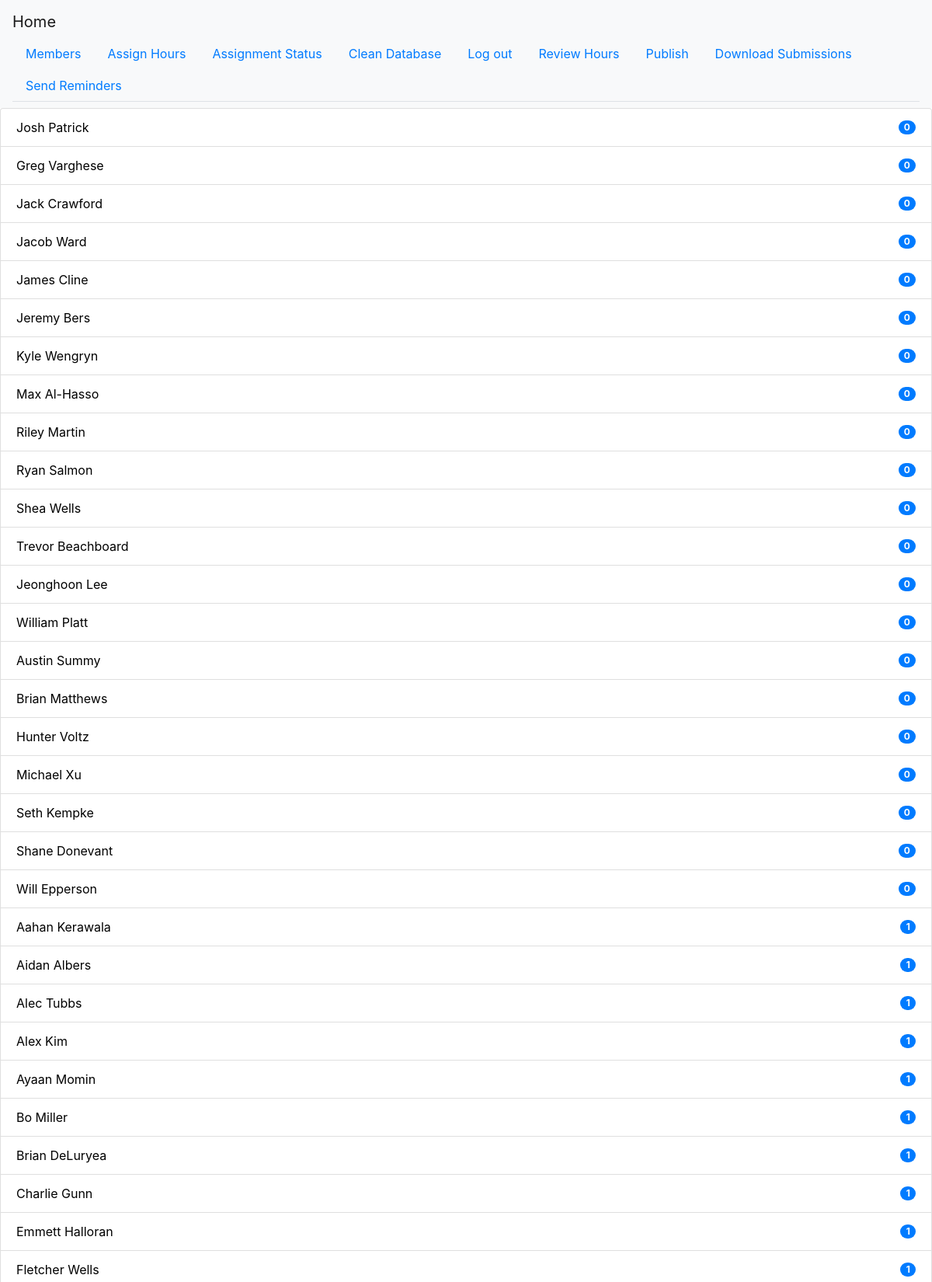
Screenshot of /members (signed in, upper part) with the database file from the repository.
### app.py (models this page shows, shortened)
class Member(db.Model):
    id = db.Column(db.Integer, primary_key=True)
    first = db.Column(db.Text)
    last = db.Column(db.Text)
    phone = db.Column(db.Text)
    email = db.Column(db.Text)
    status = db.Column(db.Text)
    active = db.Column(db.Boolean)
    hours = db.Column(db.Integer)
    assigned = db.Column(db.Boolean)
    skips = db.Column(db.Integer)

### app.py (the view)
@app.route('/members', methods=['GET', 'POST'])
@login_required
def members():
    from utils.components import GenerateMembersButton
    generate = GenerateMembersButton()
    if generate.validate_on_submit():
        from modules.MemberGenerator import generate_members
        member_list = generate_members()
        db.session.add_all(member_list)
        db.session.commit()
        return redirect(url_for('members'))
    try:
        member_list = Member.query.all()
        member_list = sorted(member_list, key=lambda member: member.hours)
        member_list = [member for member in member_list if member.active]
    except Exception as e:
        print(e)
        member_list = []
    return render_template('members.html', generate=generate, member_list=member_list)

### app.py (called while the page is built)
@login_manager.user_loader
def load_user(user_id):
    return User.query.get(user_id)

### templates/members.html (shortened to what this page needs)
{% extends "base.html" %}
{% block content %}
    {% if member_list %}
        <ul class="list-group">
            {% for member in member_list %}
                <li class="list-group-item d-flex justify-content-between align-items-center">
                    <a style="color:black" href="{{ url_for('member_page',identifier=member.id)}}">
                        {{ member.first + ' ' + member.last}}
                    </a>
                    <span class="badge badge-primary badge-pill">{{ member.hours }}</span>
                </li>
            {% endfor %}
        </ul>
    {% endif %}
{% endblock %}

### rows the page displays
Member: first+last "Josh Patrick", hours "0"
Member: first+last "Greg Varghese", hours "0"
Member: first+last "Jack Crawford", hours "0"
Member: first+last "Jacob Ward", hours "0"
Member: first+last "James Cline", hours "0"
Member: first+last "Jeremy Bers", hours "0"
Member: first+last "Kyle Wengryn", hours "0"
Member: first+last "Max Al-Hasso", hours "0"
Member: first+last "Riley Martin", hours "0"
Member: first+last "Ryan Salmon", hours "0"
Member: first+last "Shea Wells", hours "0"
Member: first+last "Trevor Beachboard", hours "0"
Member: first+last "Jeonghoon Lee", hours "0"
Member: first+last "William Platt", hours "0"
Member: first+last "Austin Summy", hours "0"
Member: first+last "Brian Matthews", hours "0"
Member: first+last "Hunter Voltz", hours "0"
Member: first+last "Michael Xu", hours "0"
Member: first+last "Seth Kempke", hours "0"
Member: first+last "Shane Donevant", hours "0"
Member: first+last "Will Epperson", hours "0"
Member: first+last "Aahan Kerawala", hours "1"
Member: first+last "Aidan Albers", hours "1"
Member: first+last "Alec Tubbs", hours "1"
Member: first+last "Alex Kim", hours "1"
Member: first+last "Ayaan Momin", hours "1"
Member: first+last "Bo Miller", hours "1"
Member: first+last "Brian DeLuryea", hours "1"
Member: first+last "Charlie Gunn", hours "1"
Member: first+last "Emmett Halloran", hours "1"
Member: first+last "Fletcher Wells", hours "1"
